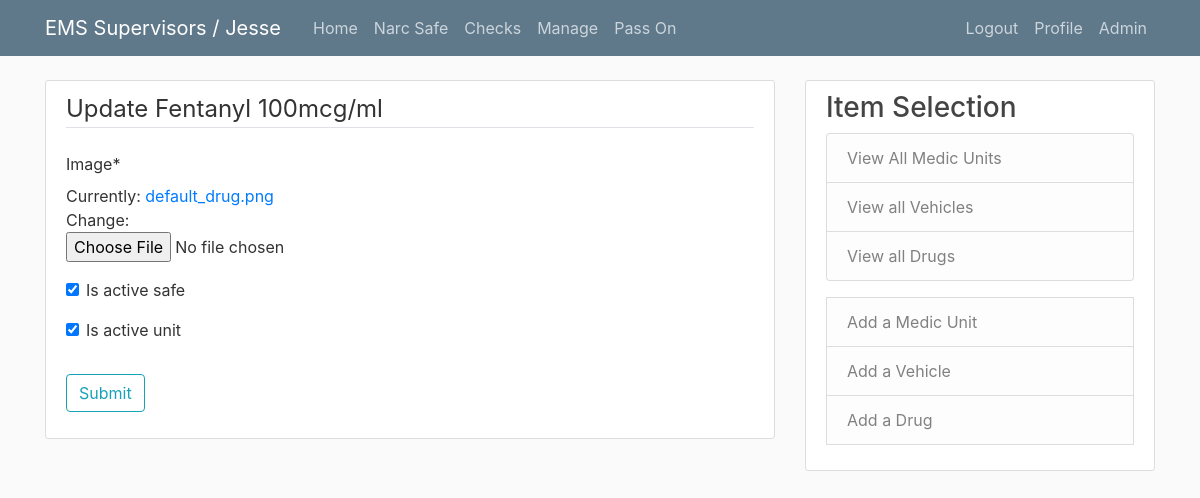
Page /manage/drugs/8/update/ (signed in) on the earlier database version.
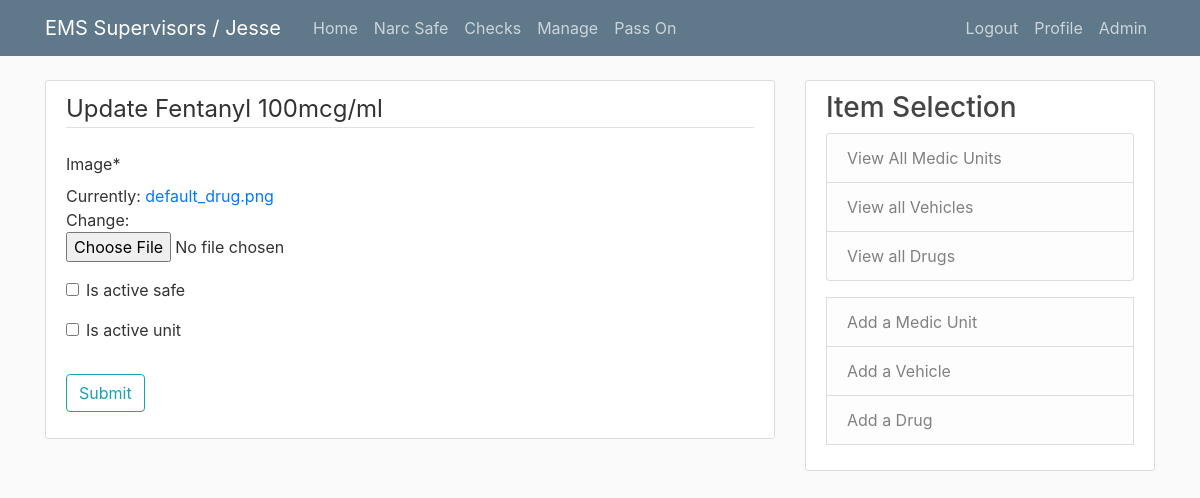
Same page on the later database version.
### components/models.py (models this page shows, shortened)
class Drug(models.Model):
    name = models.CharField(max_length=40)
    image = models.ImageField(default='default_drug.png', upload_to='drug_pics')
    is_active_safe = models.BooleanField(default=True)
    is_active_unit = models.BooleanField(default=True)
    def __str__(self):
        return self.name

### components/views.py (the view)
# urls.py: path('manage/drugs/<int:pk>/update/', DrugUpdateView.as_view(), name='drug_update'),
class DrugUpdateView(LoginRequiredMixin,UpdateView):
    model = Drug
    fields = ['image', 'is_active_safe', 'is_active_unit']
    success_url = '/manage/drugs'

### templates/components/drug_form.html (shortened to what this page needs)
{% extends 'components/manage_base.html' %}
{% load crispy_forms_tags %}
{% block content %}
<div class='content-section'>
    <form method="POST">
        <fieldset class='form-group'>
            <legend class="border-bottom mb-4">Update {{ object }}</legend>
            {{ form|crispy }}
        </fieldset>
        <div class="form-group">
            <button class='btn btn-outline-info' type='submit'>Submit</button>
        </div>
    </form>
</div>
{% endblock %}

Differences in the rows shown:
changed Drug "Fentanyl 100mcg/ml": is_active_safe "☑" → "☐"; is_active_unit "☑" → "☐"
